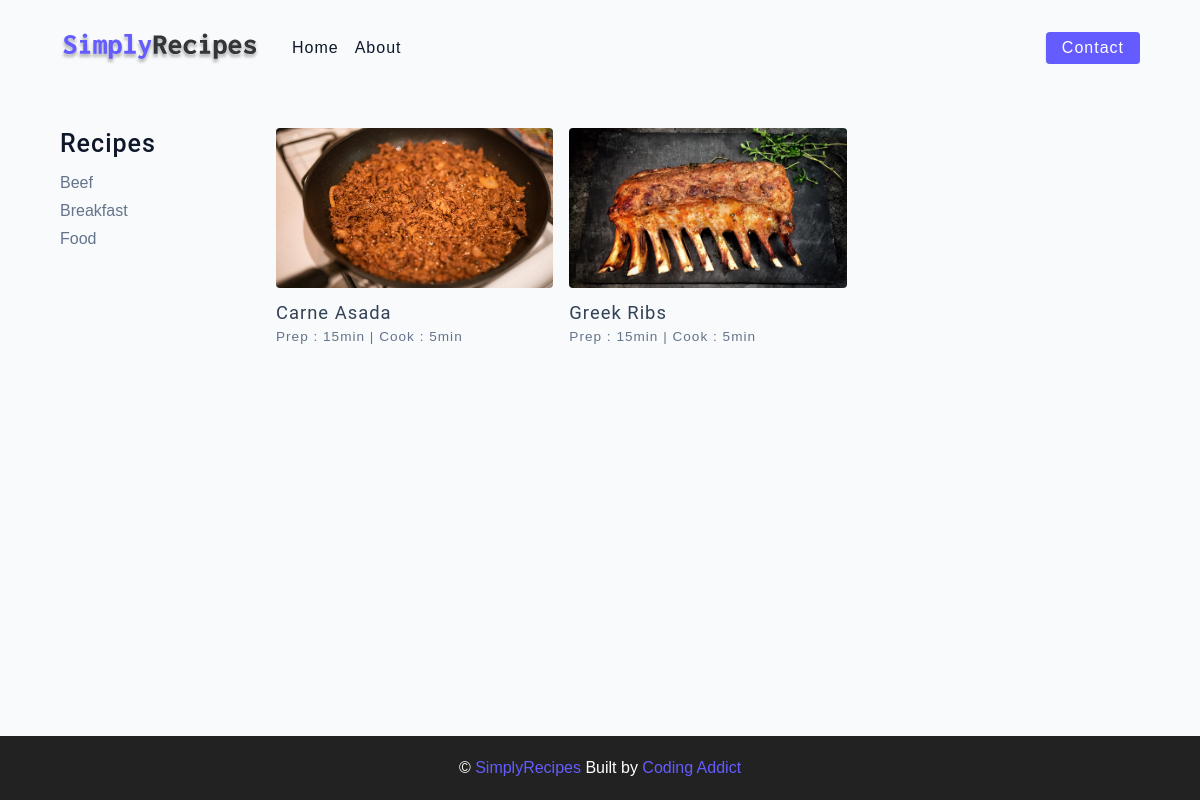
/category/Beef/, run on the app's committed database.
### home/models.py (models this page shows, shortened)
class Category(models.Model):
    name = models.CharField(_("name"), max_length=250)
    class Meta:
        verbose_name = _("Category")
        verbose_name_plural = _("Categorys")
    def __str__(self):
        return self.name

class Recipe(models.Model):
    name = models.CharField(_("name"), max_length=250)
    image = models.ImageField(_("image"), upload_to='recipe/')
    desc = models.TextField(_("description"))
    prep_time = models.IntegerField(_("prep time "))
    cook_time = models.IntegerField(_("cook time"))
    serving_num = models.IntegerField(_("serving number"))
    category = models.ForeignKey("Category", related_name='recipe_category', verbose_name=_("category"), on_delete=models.CASCADE)
    tags = TaggableManager()
    class Meta:
        verbose_name = _("Recipe")
        verbose_name_plural = _("Recipes")

### home/views.py (the view)
# urls.py: path('category/<str:category>/' , views.property_by_category , name='property_by_category'),
def property_by_category(request,category):
    categories = Category.objects.all()
    my_category = Category.objects.get(name=category)
    recipe_category = Recipe.objects.filter(category=my_category)
    return render(request , 'home/recipe_by_category.html' ,
    {'recipe_category':recipe_category, 'my_category':my_category , 'categories':categories })

### templates/home/recipe_by_category.html
{% extends 'base.html' %}
{% block content  %}
    <main class="page">
      <section class="recipes-container">
        <div class="tags-container">
          <h4>recipes</h4>
          <div class="tags-list">
            {% for category in categories %}
            <a href="{% url 'property_by_category' category %}">{{ category.name }} </a>
            {% endfor %}
          </div>
        </div>
        <div class="recipes-list">
            {% for object in recipe_category  %}
          <a href="single-recipe.html" class="recipe">
            <img
              src="{{object.image.url }}"
              class="img recipe-img"
              alt=""
            />
            <h5>{{ object.name }}</h5>
            <p>Prep : {{ object.prep_time }}min | Cook : {{ object.cook_time }}min</p>
          </a>
          {% endfor %}
        </div>
      </section>
    </main>
    {% endblock content  %}

### static/css/main.css (style rules this page uses)
html { font-size: 100%; }
:root { --primary-100: #e2e0ff; --primary-200: #c1beff; --primary-300: #a29dff; --primary-400: #837dff; --primary-500: #645cff; --primary-600: #504acc; --primary-700: #3c3799; --primary-800: #282566; --primary-900: #141233; --grey-50: #f8fafc; --grey-100: #f1f5f9; --grey-200: #e2e8f0; --grey-300: #cbd5e1; --grey-400: #94a3b8; --grey-500: #64748b; --grey-600: #475569; --grey-700: #334155; --grey-800: #1e293b; --grey-900: #0f172a; --black: #222; --white: #fff; --red-light: #f8d7da; --red-dark: #842029; --green-light: #d1e7dd; --green-dark: #0f5132; --headingFont: 'Roboto', sans-serif; --bodyFont: 'Nunito', sans-serif; --smallText: 0.7em; --backgroundColor: var(--grey-50); --textColor: var(--grey-900); --borderRadius: 0.25rem; --letterSpacing: 1px; --transition: 0.3s ease-in-out all; --max-width: 1120px; --fixed-width: 600px; --shadow-1: 0 1px 3px 0 rgba(0, 0, 0, 0.1), 0 1px 2px 0 rgba(0, 0, 0, 0.06); --shadow-2: 0 4px 6px -1px rgba(0, 0, 0, 0.1), 0 2px 4px -1px rgba(0, 0, 0, 0.06); --shadow-3: 0 10px 15px -3px rgba(0, 0, 0, 0.1), 0 4px 6px -2px rgba(0, 0, 0, 0.05); --shadow-4: 0 20px 25px -5px rgba(0, 0, 0, 0.1), 0 10px 10px -5px rgba(0, 0, 0, 0.04); }
body { background: var(--backgroundColor); font-family: var(--bodyFont); font-weight: 400; line-height: 1.75; color: var(--textColor); }
p { margin-top: 0; margin-bottom: 1.5rem; max-width: 40em; }
h1, h2, h3, h4, h5 { margin: 0; margin-bottom: 1.38rem; font-family: var(--headingFont); font-weight: 400; line-height: 1.3; text-transform: capitalize; letter-spacing: var(--letterSpacing); }
h4 { font-size: 1.563rem; }
h5 { font-size: 1.25rem; }
a { text-decoration: none; }
.img { width: 100%; display: block; object-fit: cover; }
::placeholder { font-family: inherit; color: var(--grey-400); }
.page { width: 90vw; max-width: var(--max-width); margin: 0 auto; }
.page { padding-top: 2rem; min-height: calc(100vh - (6rem + 4rem)); }
.recipes-container { display: grid; gap: 2rem 1rem; }
.recipes-list { display: grid; gap: 2rem 1rem; padding-bottom: 3rem; }
.tags-container { order: 1; display: flex; flex-direction: column; padding-bottom: 3rem; }
.tags-container h4 { margin-bottom: 0.5rem; font-weight: 500; }
.tags-list { display: grid; grid-template-columns: 1fr 1fr 1fr; }
.tags-list a { text-transform: capitalize; display: block; color: var(--grey-500); transition: var(--transition); }
.recipe { display: block; }
.recipe-img { height: 15rem; border-radius: var(--borderRadius); margin-bottom: 1rem; }
.recipe h5 { margin-bottom: 0; margin-top: 0.25rem; line-height: 1; color: var(--grey-700); }
.recipe p { margin-bottom: 0; line-height: 1; color: var(--grey-500); margin-top: 0.5rem; letter-spacing: var(--letterSpacing); }
@media screen and (min-width: 576px) { .recipes-list { grid-template-columns: 1fr 1fr; } }
@media screen and (min-width: 576px) { .recipe-img { height: 10rem; } }
@media screen and (min-width: 992px) { .recipes-container { grid-template-columns: 200px 1fr; gap: 1rem; } }
@media screen and (min-width: 992px) { .recipes-list { grid-template-columns: 1fr 1fr; } }
@media screen and (min-width: 992px) { .recipe p { font-size: 0.85rem; } }
@media screen and (min-width: 992px) { .tags-container { order: 0; } }
@media screen and (min-width: 992px) { .tags-list { display: grid; grid-template-columns: 1fr; } }
@media screen and (min-width: 1200px) { .recipe h5 { font-size: 1.15rem; } }
@media screen and (min-width: 1200px) { .recipes-list { grid-template-columns: 1fr 1fr 1fr; } }

### data on the page
Category: name "Beef"
Category: name "Breakfast"
Category: name "Food"
Recipe: image (picture), name "Carne Asada", prep_time "15", cook_time "5"
Recipe: image (picture), name "Greek Ribs", prep_time "15", cook_time "5"
